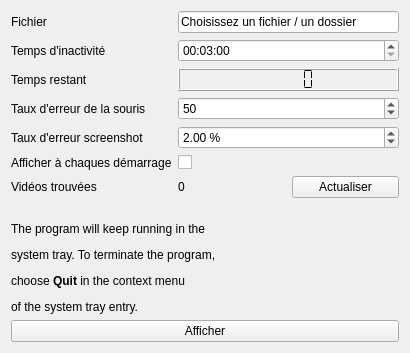
<?xml version="1.0" encoding="UTF-8"?>
<ui version="4.0">
 <class>fenetre</class>
 <widget class="QWidget" name="fenetre">
  <property name="geometry">
   <rect>
    <x>0</x>
    <y>0</y>
    <width>410</width>
    <height>353</height>
   </rect>
  </property>
  <property name="windowTitle">
   <string>Fenetre options ecran de veille</string>
  </property>
  <layout class="QVBoxLayout" name="verticalLayout">
   <item>
    <layout class="QFormLayout" name="formLayout">
     <item row="1" column="0">
      <widget class="QLabel" name="label">
       <property name="text">
        <string>Fichier</string>
       </property>
      </widget>
     </item>
     <item row="1" column="1">
      <widget class="QLineEdit" name="lFichier">
       <property name="text">
        <string>Choisissez un fichier / un dossier</string>
       </property>
      </widget>
     </item>
     <item row="2" column="0">
      <widget class="QLabel" name="label_3">
       <property name="text">
        <string>Temps d'inactivité</string>
       </property>
      </widget>
     </item>
     <item row="2" column="1">
      <widget class="QTimeEdit" name="tInactivite">
       <property name="minimumTime">
        <time>
         <hour>0</hour>
         <minute>0</minute>
         <second>10</second>
        </time>
       </property>
       <property name="currentSection">
        <enum>QDateTimeEdit::HourSection</enum>
       </property>
       <property name="displayFormat">
        <string>HH:mm:ss</string>
       </property>
       <property name="time">
        <time>
         <hour>0</hour>
         <minute>3</minute>
         <second>0</second>
        </time>
       </property>
      </widget>
     </item>
     <item row="3" column="0">
      <widget class="QLabel" name="label_2">
       <property name="text">
        <string>Temps restant</string>
       </property>
      </widget>
     </item>
     <item row="3" column="1">
      <widget class="QLCDNumber" name="lcdNBTime">
       <property name="segmentStyle">
        <enum>QLCDNumber::Flat</enum>
       </property>
      </widget>
     </item>
     <item row="4" column="0">
      <widget class="QLabel" name="label_4">
       <property name="text">
        <string>Taux d'erreur de la souris</string>
       </property>
      </widget>
     </item>
     <item row="4" column="1">
      <widget class="QSpinBox" name="sTxMouse">
       <property name="maximum">
        <number>500</number>
       </property>
       <property name="value">
        <number>50</number>
       </property>
      </widget>
     </item>
     <item row="5" column="0">
      <widget class="QLabel" name="label_5">
       <property name="text">
        <string>Taux d'erreur screenshot</string>
       </property>
      </widget>
     </item>
     <item row="5" column="1">
      <widget class="QDoubleSpinBox" name="sTxScreenshot">
       <property name="suffix">
        <string> %</string>
       </property>
       <property name="maximum">
        <double>100.000000000000000</double>
       </property>
       <property name="value">
        <double>2.000000000000000</double>
       </property>
      </widget>
     </item>
     <item row="6" column="0">
      <widget class="QLabel" name="label_7">
       <property name="text">
        <string>Afficher à chaques démarrage</string>
       </property>
      </widget>
     </item>
     <item row="6" column="1">
      <widget class="QCheckBox" name="checkStartShow">
       <property name="text">
        <string/>
       </property>
      </widget>
     </item>
     <item row="7" column="0">
      <widget class="QLabel" name="label_8">
       <property name="text">
        <string>Vidéos trouvées</string>
       </property>
      </widget>
     </item>
     <item row="7" column="1">
      <layout class="QHBoxLayout" name="horizontalLayout">
       <item>
        <widget class="QLabel" name="lblVideoNb">
         <property name="text">
          <string>0</string>
         </property>
        </widget>
       </item>
       <item>
        <widget class="QPushButton" name="bActuVideo">
         <property name="text">
          <string>Actualiser</string>
         </property>
        </widget>
       </item>
      </layout>
     </item>
    </layout>
   </item>
   <item>
    <spacer name="verticalSpacer">
     <property name="orientation">
      <enum>Qt::Vertical</enum>
     </property>
     <property name="sizeHint" stdset="0">
      <size>
       <width>20</width>
       <height>40</height>
      </size>
     </property>
    </spacer>
   </item>
   <item>
    <widget class="QLabel" name="label_6">
     <property name="text">
      <string>&lt;html&gt;&lt;head/&gt;&lt;body&gt;&lt;p&gt;The program will keep running in the&lt;/p&gt;&lt;p&gt;system tray. To terminate the program,&lt;/p&gt;&lt;p&gt;choose &lt;span style=&quot; font-weight:600;&quot;&gt;Quit&lt;/span&gt; in the context menu&lt;/p&gt;&lt;p&gt;of the system tray entry.&lt;/p&gt;&lt;/body&gt;&lt;/html&gt;</string>
     </property>
    </widget>
   </item>
   <item>
    <widget class="QPushButton" name="bLaunch">
     <property name="text">
      <string>Afficher</string>
     </property>
    </widget>
   </item>
  </layout>
 </widget>
 <tabstops>
  <tabstop>bLaunch</tabstop>
  <tabstop>bActuVideo</tabstop>
  <tabstop>lFichier</tabstop>
  <tabstop>tInactivite</tabstop>
  <tabstop>sTxMouse</tabstop>
  <tabstop>sTxScreenshot</tabstop>
  <tabstop>checkStartShow</tabstop>
 </tabstops>
 <resources/>
 <connections/>
</ui>
